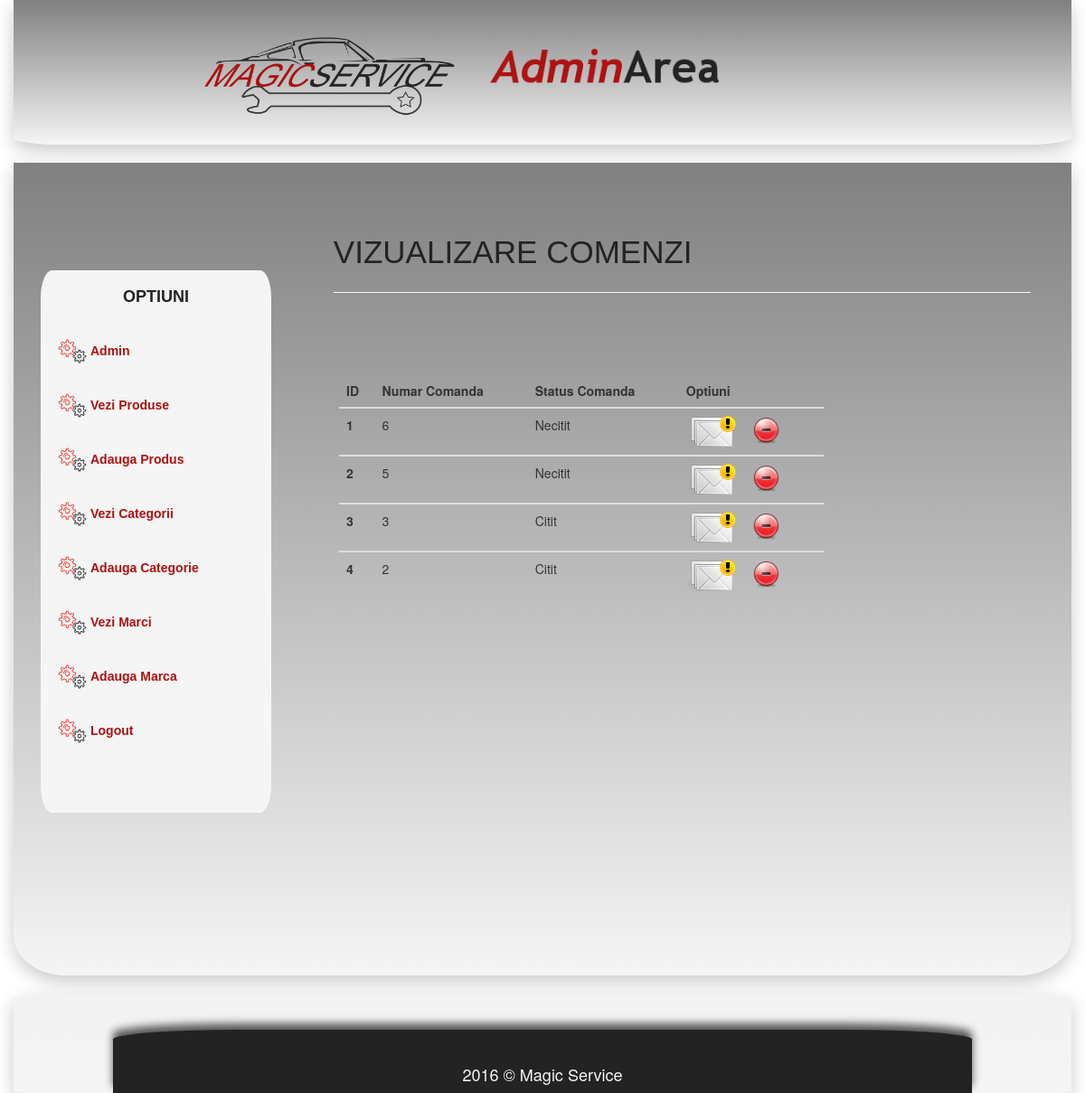
Screenshot of /admin_area/index.php?messages (signed in) with the database file from the repository.
### tables this page shows
CREATE TABLE `messages` (
  `msg_id` int(255) NOT NULL,
  `msg` blob NOT NULL,
  `status` text NOT NULL
);

### admin_area/messages.php (the view, shortened to what this page needs)
<!DOCTYPE html PUBLIC "-//W3C//DTD XHTML 1.0 Transitional//EN"
    "http://www.w3.org/TR/xhtml1/DTD/xhtml1-transitional.dtd">
<html xmlns="http://www.w3.org/1999/xhtml">
    <head>
        <link href="../css/bootstrap.min.css" rel="stylesheet" type="text/css" />
    </head>
    <body>
            <h1 style="margin-left: 3%; color:#232323;  font-family:  'Lucida Grande', 'Lucida Sans', Tahoma, sans-serif; border-bottom:1px solid whitesmoke; padding-bottom: 3%;">VIZUALIZARE COMENZI</h1><br />
            <div class="col-lg-9 col-md-9 col-sm-9 col-xs-8">
                <div class="col-xs-12"><br /><br /><br />
                    <table class="table table-hover">
                        <thead>
                            <tr>
                                <th>ID</th>
                                <th>Numar Comanda</th>
                                <th>Status Comanda</th>
                                <th>Optiuni</th>
                            </tr>
                        </thead>
                        <?php
                                 include("includes/db_connect.php");
                            $get_msg= "SELECT * FROM  messages order by -msg_id";
                            $run_msg= mysqli_query($con, $get_msg);
                            $i = 0;
                            while ($row_msg = mysqli_fetch_array($run_msg)){
                                $msg_id=$row_msg['msg_id'];
                                $status=$row_msg['status'];
                                $i++
                        ?>
                        <tbody>
                            <th scope="row"><?php echo $i; ?></th>
                            <td><?php echo $msg_id; ?></td>
                            <td><?php echo $status; ?></td>
                            <td>
                                <a href="index.php?edit_msg=<?php echo $msg_id;?>"><img src="images/msg_warn.png" /></a>&nbsp;&nbsp;&nbsp;
                                <a href="delete_msg.php?delete_msg=<?php echo $msg_id;?>"><img src="images/delete.png" /></a>
                            </td>
                        </tbody>
                        <?php }; ?>
                    </table>
                </div>
            </div>
        <br />
    </body>
</html>

### admin_area/index.php (shortened to what this page needs)
<?php
include("includes/db_connect.php");
?>
<!DOCTYPE html PUBLIC "-//W3C//DTD XHTML 1.0 Transitional//EN"
    "http://www.w3.org/TR/xhtml1/DTD/xhtml1-transitional.dtd">
<html xmlns="http://www.w3.org/1999/xhtml">
    <head>
        <link href="../css/bootstrap.min.css" rel="stylesheet" type="text/css" />
    </head>
    <body>
        <div class="container" style="background: whitesmoke;
             background: linear-gradient(grey, whitesmoke);
             background:-webkit-linear-gradient(grey, whitesmoke);
             background: -o-linear-gradient(grey, whitesmoke);
             background: -moz-linear-gradient(grey, whitesmoke);
             border-radius: 0% 0% 5% 5%;
             box-shadow: 0px 7px 20px #c9c9c9;">
            <div class="row">
                <div class="col-lg-10 col-lg-push-1 col-md-10 col-md-push-1 col-sm-10 col-sm-push-1 col-xs-10 col-xs-push-1">
                    <div class="col-lg-4 col-lg-push-1 col-md-3 col-md-push-1 col-sm-push-2 col-xs-6">
                        <a href="index.php"><img src="../img/logo.png" class="img-responsive" /></a>
                    </div>
                    <div class="col-lg-4 col-lg-push-1 col-md-3 col-md-push-1 col-sm-push-2 col-xs-6" style="margin-top: 4%;">
                        <img src="images/admin.png" class="img-responsive" alt="Admin_Area" />
                    </div>
                </div>
            </div>
        </div><br />
        <div class="container" style="background: whitesmoke;
             background: linear-gradient(grey, whitesmoke);
             background:-webkit-linear-gradient(grey, whitesmoke);
             background: -o-linear-gradient(grey, whitesmoke);
             background: -moz-linear-gradient(grey, whitesmoke);
             border-radius: 0% 0% 5% 5%;
                 box-shadow: 0px 7px 20px #c9c9c9;
                 padding-bottom:15%;">
            <div class="col-sm-3 col-xs-4" style="font-family:  'Lucida Grande', 'Lucida Sans', Tahoma, sans-serif; font-weight: bolder; padding-top: 10%;">
                <div class="col-xs-12" style="background:whitesmoke; margin-top: 2%; border-radius: 5% 5% 5% 5%; height: 600px;">
                               <h3 style="color:#232323; text-align:center; font-weight: bold;" >OPTIUNI</h3><br />
                               <span ><a href="index.php?admin" style="color:#af1111;"><img style="height: 40px;" src="images/gear.png" />Admin</a></span><br /><br/>
                               <span ><a href="index.php?products" style="color:#af1111;"><img style="height: 40px;" src="images/gear.png" />Vezi Produse</a></span><br /><br />
                               <span ><a href="index.php?add_product" style="color:#af1111;"><img style="height: 40px;" src="images/gear.png" />Adauga Produs</a></span><br /><br />
                               <span ><a href="index.php?cats" style="color:#af1111;"><img style="height: 40px;" src="images/gear.png" />Vezi Categorii</a></span><br /><br />
                               <span ><a href="index.php?add_cat" style="color:#af1111;"><img style="height: 40px;" src="images/gear.png" />Adauga Categorie</a></span><br /><br/>
                               <span ><a href="index.php?brands" style="color:#af1111;"><img style="height: 40px;" src="images/gear.png" />Vezi Marci</a></span><br /><br />
                               <span ><a href="index.php?add_brand" style="color:#af1111;"><img style="height: 40px;" src="images/gear.png" />Adauga Marca</a></span><br /><br />
                               <span ><a href="logout.php?logout=true" style="color:#af1111;"><img style="height: 40px;" src="images/gear.png" />Logout</a></span><br /><br />
               </div>
            </div>
            <div class="col-lg-9 col-md-9 col-sm-9 col-xs-8">
                <div class="col-xs-12"><br /><br /><br />
                     <?php
                    if(isset($_GET['messages'])){
                         include("messages.php");
                     }
                     ?>
                </div>
            </div>
        </div>
        <br />
            <div class="container" style="background: whitesmoke;
             background: linear-gradient(#F2F2F2, whitesmoke);
             background:-webkit-linear-gradient(#F2F2F2, whitesmoke);
             background: -o-linear-gradient(#F2F2F2, whitesmoke);
             background: -moz-linear-gradient(#F2F2F2, whitesmoke);
             border-radius: 5% 5% 2% 2%;
             box-shadow: 0px 7px 20px #c9c9c9;"><br /><br />
                <div class="col-xs-10 col-xs-push-1" style="background:#232323; border-radius: 15% 15% 0% 0%; box-shadow: 0px -7px 10px #565656; ">
                    <div class="row">
                        <div style="text-align: center;">
                            <br /><h3 style="color:whitesmoke"> 2016 &copy; Magic Service </h3>
                        </div>
                    </div>
                </div>
            </div>
    </body>
</html>

### admin_area/index.php (style rules this page uses)
@media (min-width: 300px) { h1 { font-size:20px; } }
@media (min-width: 400px) { h1 { font-size:20px; } }
@media (min-width: 980px) { h1 { font-size:35px; } }
@media (min-width: 300px) { span { font-size:8px; } }
@media (min-width: 400px) { span { font-size:8px; } }
@media (min-width: 980px) { span { font-size:14px; } }
@media (min-width: 300px) { h3 { font-size:8px; } }
@media (min-width: 400px) { h3 { font-size:8px; } }
@media (min-width: 980px) { h3 { font-size:18px; } }

### admin_area/messages.php (style rules this page uses)
@media (min-width: 300px) { h1 { font-size:20px; } }
@media (min-width: 400px) { h1 { font-size:20px; } }
@media (min-width: 980px) { h1 { font-size:35px; } }
@media (min-width: 300px) { span { font-size:8px; } }
@media (min-width: 400px) { span { font-size:8px; } }
@media (min-width: 980px) { span { font-size:14px; } }
@media (min-width: 300px) { h3 { font-size:8px; } }
@media (min-width: 400px) { h3 { font-size:8px; } }
@media (min-width: 980px) { h3 { font-size:18px; } }

### rows the page displays
messages: msg_id "6", status "Necitit"
messages: msg_id "5", status "Necitit"
messages: msg_id "3", status "Citit"
messages: msg_id "2", status "Citit"
